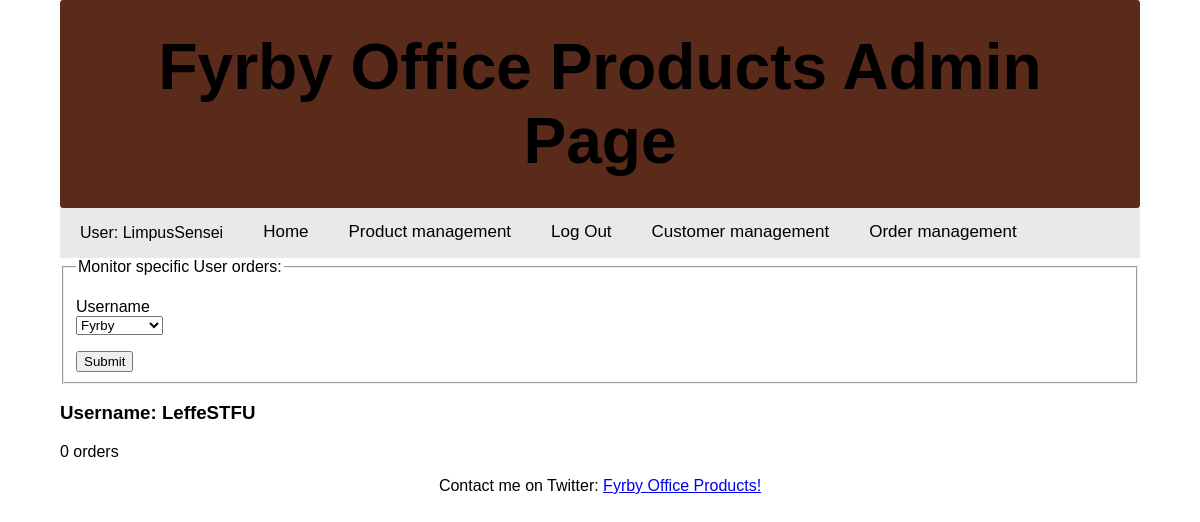
Before: /www/FyrbyOfficeProducts/admin/action_user_orders.php?username=LeffeSTFU (signed in) with the older database file.
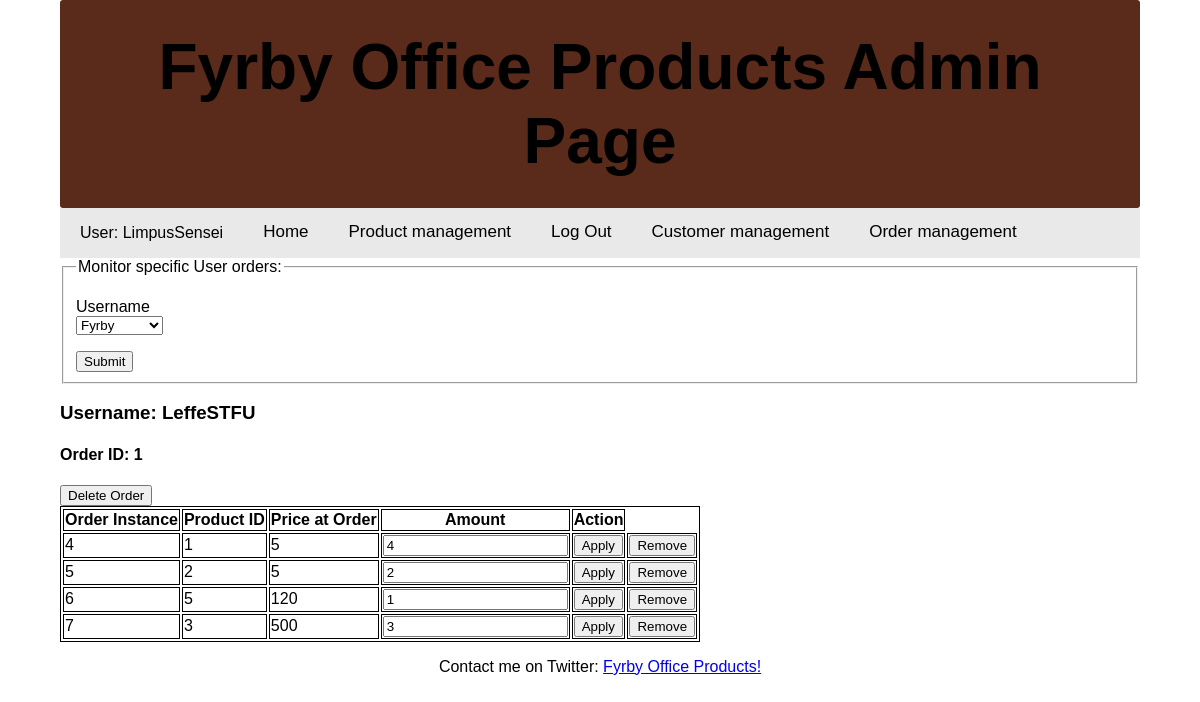
After: the same page with the newer database file.
### tables this page shows
CREATE TABLE `Orders` (
  `orderID` int NOT NULL,
  `customerID` int NOT NULL,
  `productID` int DEFAULT NULL,
  `PriceAtOrder` double DEFAULT NULL,
  `orderAmount` int DEFAULT NULL,
  `orderInstance` int NOT NULL
);

### www/FyrbyOfficeProducts/admin/action_user_orders.php (the view, shortened to what this page needs)
<?php
if($_SESSION['user_type']=='admin'){
    $servername = "localhost";
    $username = "root";
    $password = "Fyrby23";
    $dbname = "testschema1";
    $conn = new mysqli($servername, $username, $password, $dbname);
    $select = "SELECT * FROM `Customers` WHERE `accountType` != 'admin';";
    $rs = $conn->query($select); ?>
    <fieldset>
        <legend>Monitor specific User orders:</legend>
        <form name="reviewform" method="get" action="action_user_orders.php">
            <P>
            <label for="Username">Username</label><br>
            <select name="username" id="username">
                <?php foreach( $rs as $row ){
                    echo "<option>" . $row['customerUsername'] . "</option>";
                   }
                 ?>
            </select>
            </P>
            <input type="submit" name="Submit" id="Submit" value="Submit">
        </form>
    </fieldset>
    <H3>Username:   <?php echo $_GET['username']; ?></H3>
    <?php
    $currnetCustomerID = "SELECT `customerID` FROM `Customers` WHERE `customerUsername` =  '$_GET[username]';";
    $customerResult = $conn->query($currnetCustomerID);
    $customerid = mysqli_fetch_assoc($customerResult);
    $orders = "SELECT * FROM `Orders` WHERE `Orders`.`customerID` = '$customerid[customerID]';";
    $orders_result = $conn->query($orders);
    if ($orders_result->num_rows > 0){
        $oldOrderID = null; ?>
    <h4>Order ID: 1</h4>
    <form method="post">
        <button name="delete_Order" value="<?php echo "1_".$customerid['customerID']; ?>"$>Delete Order</button>
    </form>
    <table>
        <tr>
            <th>Order Instance</th><th>Product ID</th><th>Price at Order</th><th>Amount</th><th>Action</th>
        </tr>
        <?php while($row = mysqli_fetch_assoc($orders_result)){
            $newOrderID = $row['orderID'];
            if ($oldOrderID == null || $newOrderID == $oldOrderID){ ?>
                <tr>
                    <form method="post">
                        <td><?php echo $row['orderInstance']; ?></td>
                        <td><?php echo $row['productID']; ?></td><td><?php echo $row['PriceAtOrder']; ?></td>
                        <td>
                            <input type="text" required pattern=".*\S+.*" name="amount" value="<?php echo $row['orderAmount']; ?>">
                        </td>
                        <td>
                            <button type="submit" name="apply" value="<?php echo $newOrderID."_".$customerid['customerID']."_".$row['productID']."_".$row['orderAmount']; ?>">Apply</button>
                        </td>
                    </form>
                    <td>
                        <form method="post">
                            <button type="submit" name="remove" value="<?php echo $newOrderID."_".$customerid['customerID']."_".$row['productID']."_".$row['orderAmount']; ?>">Remove</button>
                        </form>
                    </td>
                </tr>
        <?php
                $oldOrderID = $newOrderID;
            }
        } ?>
    </table>
    <?php
    }else{
        echo "0 orders";
    }
    echo file_get_contents("../Home/footer.html");}
else{
    echo ('you are not authorized to visit this page, try with another account');
};
?>

Changed rows visible on the page:
added orders: orderInstance "4", productID "1", PriceAtOrder "5", amount "4"
added orders: orderInstance "5", productID "2", PriceAtOrder "5", amount "2"
added orders: orderInstance "6", productID "5", PriceAtOrder "120", amount "1"
added orders: orderInstance "7", productID "3", PriceAtOrder "500", amount "3"
Other visible differences:
text no longer shown: "0 orders"
text now shown: "Order ID: 1 Delete Order Order Instance Product ID Price at Order Amount Action"
